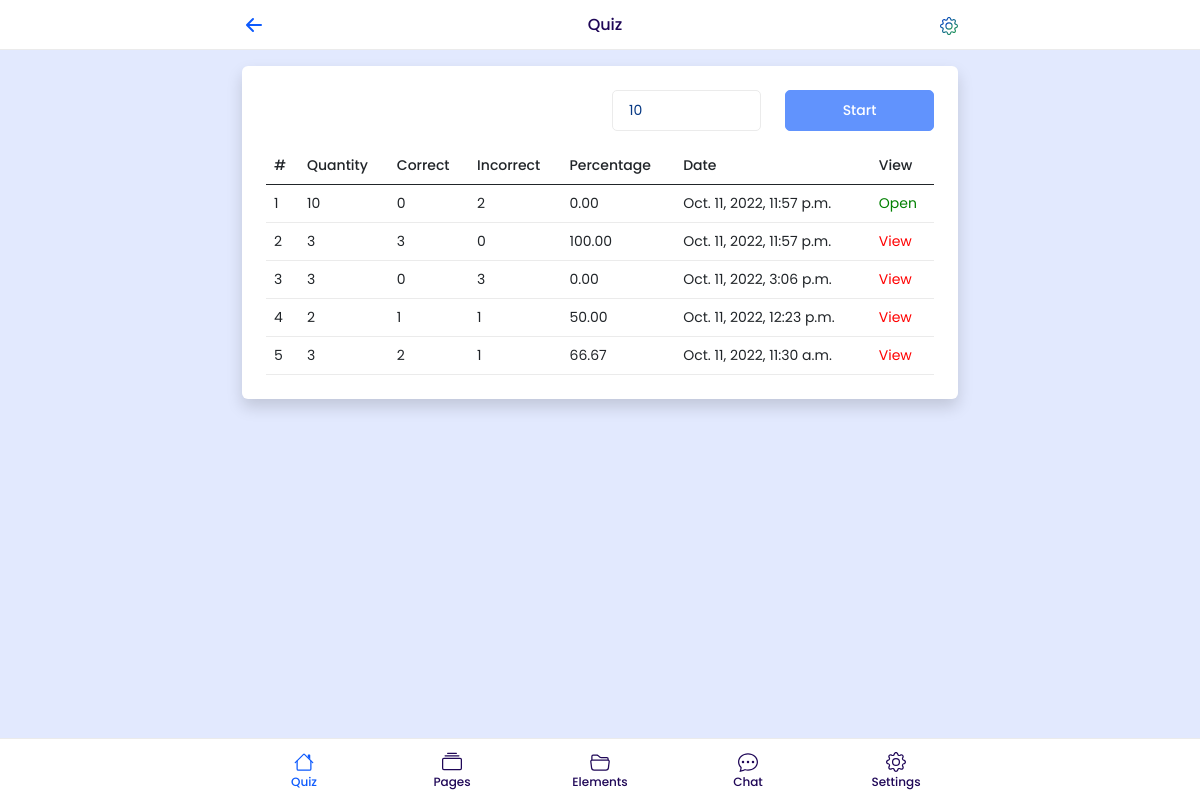
The app's page / (signed in) with its own data.
### main/models.py (models this page shows, shortened)
class Quizs(models.Model):
    participant = models.ForeignKey(User, on_delete=models.CASCADE, related_name='quizs_user', null=True)
    date = models.DateTimeField(auto_now_add=True)
    quantity = models.SmallIntegerField(default=0)
    true = models.SmallIntegerField(default=0)
    false = models.SmallIntegerField(default=0)
    percentage = models.DecimalField(max_digits=5, decimal_places=2, default=0)
    is_finished = models.BooleanField(default=False)

### main/views.py (the view)
# urls.py: path('', index),
@login_required()
def index(request):
    if request.method=="POST":
        quan = int(request.POST['quantity'])
        items = list(Questions.objects.all())
        random_items = random.sample(items, quan)
        quiz = Quizs.objects.create(participant=request.user, quantity=quan)
        print(random_items)
        for i in random_items:
            AnswersOfParticipant.objects.create(quiz=quiz, question=i)
        return redirect('/question/')
    else:
        context = {
            'quizs':Quizs.objects.filter(participant=request.user).order_by('-id'),
            'count':Questions.objects.all().count(),
            'open':Quizs.objects.filter(participant=request.user, is_finished=False)
        }
        return render(request, 'index.html', context)

### templates/index.html (shortened to what this page needs)
{% extends 'base.html' %}
{% block content %}
    <div class="page-content-wrapper py-3">
      <div class="container">
        <div class="card invoice-card shadow">
          <div class="card-body">
            <div class="invoice-info text-end">
              <div class="contact-form">
                <form action="#" method="post">
                  <div class="row">
                    <div class="col-6">
                    </div>
                    <div class="col-3">
                      <div class="form-group">
                        <input class="form-control" name="quantity" type="number" value="10" min="1" max="{{count}}">
                      </div>
                    </div>
                    <div class="col-3"><button class="btn btn-primary w-100" {% if open %} disabled {% endif %}>Start</button></div>
                  </div>
                </form>
              </div>
            </div>
            <table class="table mb-0 table-hover">
              <thead>
                <tr>
                  <th scope="col">#</th>
                  <th scope="col">Quantity</th>
                  <th scope="col">Correct</th>
                  <th scope="col">Incorrect</th>
                  <th scope="col">Percentage</th>
                  <th scope="col">Date</th>
                  <th scope="col">View</th>
                </tr>
              </thead>
              <tbody>
                {% for q in quizs %}
                  <tr>
                    <th scope="row">{{ forloop.counter }}</th>
                    <td>{{q.quantity}}</td>
                    <td>{{q.true}}</td>
                    <td>{{q.false}}</td>
                    <td>{{q.percentage}}</td>
                    <td>{{q.date}}</td>
                    <td>{% if q.is_finished == True %}<a href="/view/?q={{ q.id }}" style="color:red">View</a>{% else %}<a href="/question/" style="color:green">Open</a>{% endif %}</td>
                  </tr>
                {% endfor %}
              </tbody>
            </table>
          </div>
        </div>
      </div>
    </div>
{% endblock content %}

### records on screen
Quizs: quantity "10", true "0", false "2", percentage "0.00", date "Oct. 11, 2022, 11:57 p.m.", is_finished "Open"
Quizs: quantity "3", true "3", false "0", percentage "100.00", date "Oct. 11, 2022, 11:57 p.m."
Quizs: quantity "3", true "0", false "3", percentage "0.00", date "Oct. 11, 2022, 3:06 p.m."
Quizs: quantity "2", true "1", false "1", percentage "50.00", date "Oct. 11, 2022, 12:23 p.m."
Quizs: quantity "3", true "2", false "1", percentage "66.67", date "Oct. 11, 2022, 11:30 a.m."
